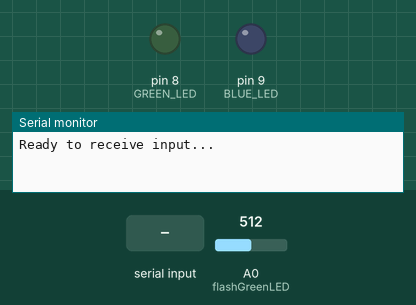
The sketch below on a simulated Arduino Uno, built with avr-gcc and run on an emulated ATmega328P. Shown: output pins drawn as LEDs (lit = HIGH), the last lines printed to the serial monitor. Dashed ring = blinking. Inputs (shaded band) come from the test bench; at power-on: A0 (flashGreenLED) = 512.

Above: at 1.2 s.
1.3 s: "<*>" received over Serial
At 2.4 s:
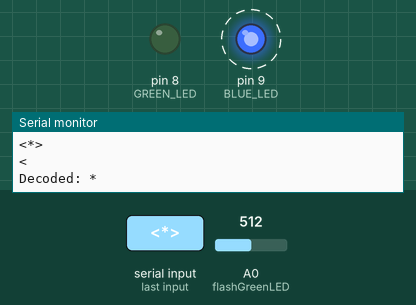
4.3 s: "<?>" received over Serial
At 7.1 s:
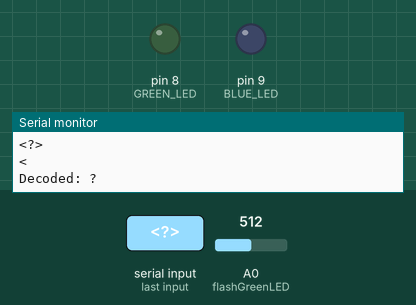
7.3 s: "<\n" received over Serial
At 7.4 s:
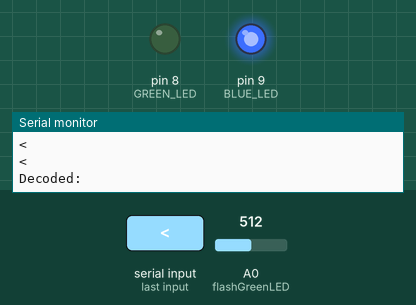
Timing chart, 0 to 10.3 s (numbered marks = the images above; inputs shaded):
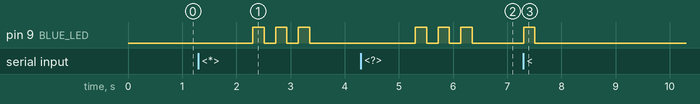

The sketch:

morepart2.ino
```cpp
const int GREEN_LED = 8; // Replace with the actual pin number for the green LED
const int BLUE_LED = 9;  // Replace with the actual pin number for the blue LED

// Function to encode ASCII text to BCCode
String encodeToBCCode(String input)
{
    String bcCode = "";
    for (char c : input)
    {
        bcCode += "<" + String(c) + ">";
    }
    return bcCode;
}

// Function to decode BCCode to ASCII text
String decodeFromBCCode(String bcCode)
{
    String decodedText = "";

    // Iterate through the characters in BCCode
    for (int i = 0; i < bcCode.length(); i++)
    {
        // Check if the current character is '<'
        if (bcCode[i] == '<')
        {
            // Find the position of '>' after '<'
            int endPos = bcCode.indexOf('>', i);

            // Check if '>' is found
            if (endPos != -1)
            {
                // Extract the substring between '<' and '>'
                String encodedChar = bcCode.substring(i + 1, endPos);

                // Append the decoded character to the result
                decodedText += encodedChar;

                // Move the index to the position after '>'
                i = endPos;
            }
        }
    }

    return decodedText;
}

// Function to flash BCCode on the green LED
void flashGreenLED(String bcCode)
{
    // Adjust the BCCode transmission speed based on the potentiometer value
    int potValue = analogRead(A0);
    int bcCodeTimeUnit = map(potValue, 0, 1023, 20, 400);

    // Iterate through the characters in BCCode and flash the green LED
    for (char c : bcCode)
    {
        digitalWrite(GREEN_LED, HIGH);
        delay(bcCodeTimeUnit);
        digitalWrite(GREEN_LED, LOW);
        delay(bcCodeTimeUnit);
    }
}

// Function to flash BCCode on the blue LED
void flashBlueLED(String bcCode)
{
    // Adjust the BCCode transmission speed based on the potentiometer value
    int potValue = analogRead(A0);
    int bcCodeTimeUnit = map(potValue, 0, 1023, 20, 400);

    // Iterate through the characters in BCCode and flash the blue LED
    for (char c : bcCode)
    {
        digitalWrite(BLUE_LED, HIGH);
        delay(bcCodeTimeUnit);
        digitalWrite(BLUE_LED, LOW);
        delay(bcCodeTimeUnit);
    }
}

void setup()
{
    Serial.begin(9600);
    pinMode(GREEN_LED, OUTPUT);
    pinMode(BLUE_LED, OUTPUT);
    Serial.println("Ready to receive input...");
}

void loop()
{
    if (Serial.available() > 0)
    {
        // Read a line from the Serial port
        String input = Serial.readStringUntil('\n');
        Serial.println(input);
        char firstChar = input.charAt(0);
        Serial.println(firstChar);
        if (firstChar == '*' || firstChar == '?' || firstChar == '<')
        {
            // BCCode detected, process the message

            // Perform encoding or decoding based on the BCCode type
            if (firstChar == '*')
            {
                String message = input.substring(1); // Remove the first character
                String encodedMessage = encodeToBCCode(message);
                Serial.println("Encoded: " + encodedMessage);
                flashGreenLED(encodedMessage); // Flash green LED with encoded BCCode
            }
            else
            {
                String message = input.substring(0); // Remove the first character
                String decodedMessage = decodeFromBCCode(message);
                Serial.println("Decoded: " + decodedMessage);
                flashBlueLED(message); // Flash blue LED with original BCCode
            }
        }
    }
}
```

Measured:
- after the input at 1.3 s, pin 9 (BLUE_LED): alternates HIGH for 0.21 s and LOW for 0.21 s, 6 changes in all, then stays LOW, starting after 1.0 s
- after the input at 4.3 s, pin 9 (BLUE_LED): alternates HIGH for 0.21 s and LOW for 0.21 s, 6 changes in all, then stays LOW, starting after 1.0 s
- after the input at 7.3 s, pin 9 (BLUE_LED): LOW → HIGH at once, → LOW 0.21 s later
